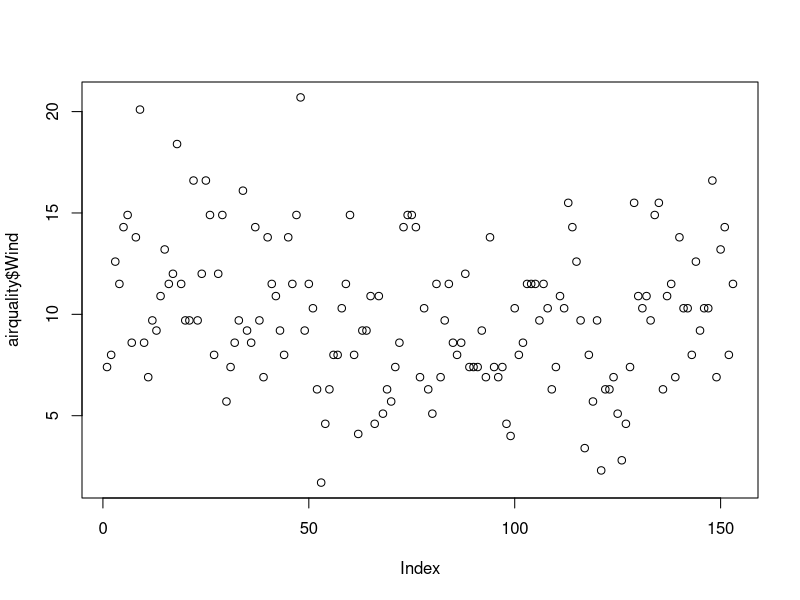
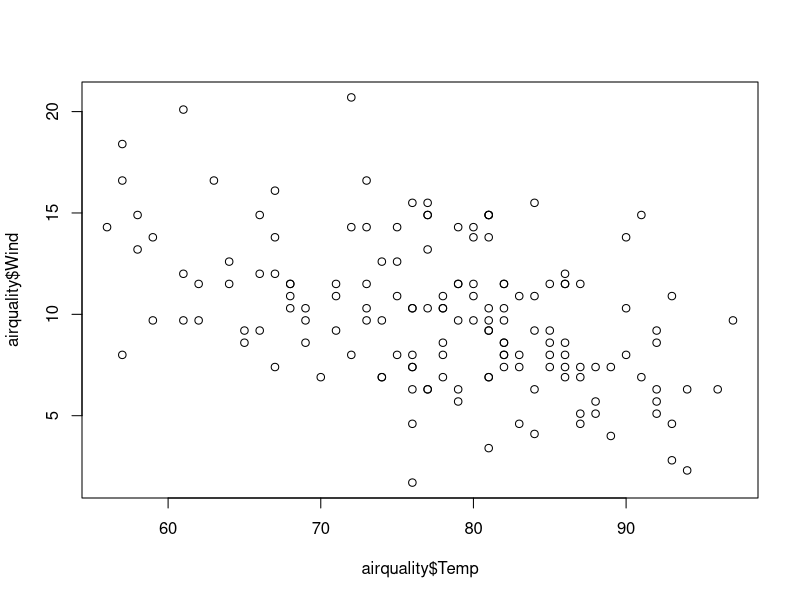
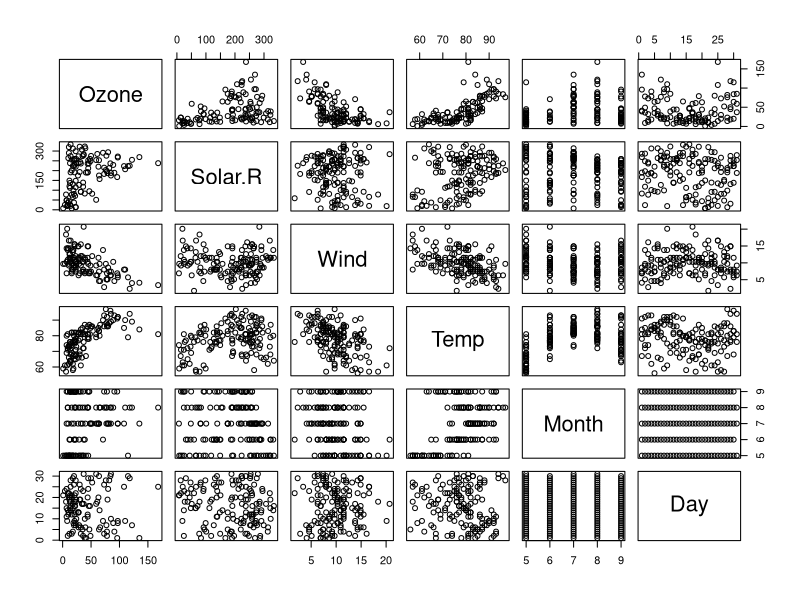
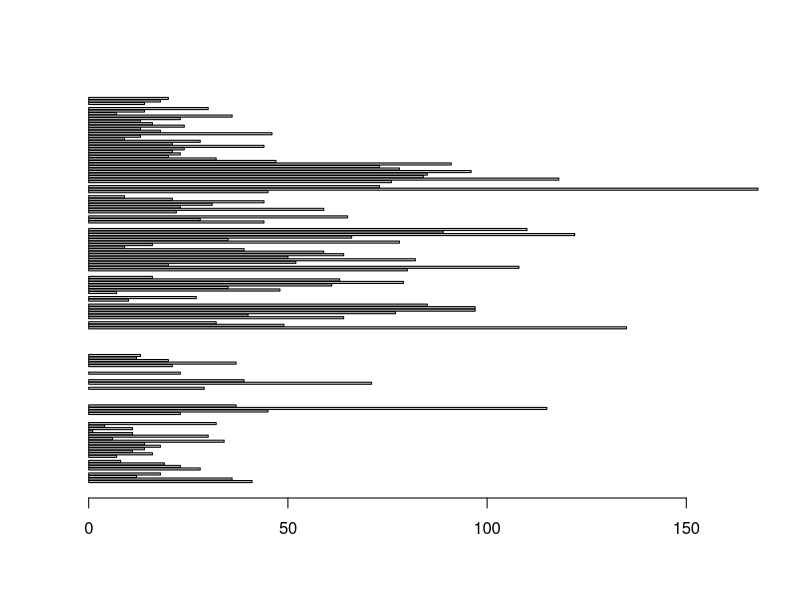
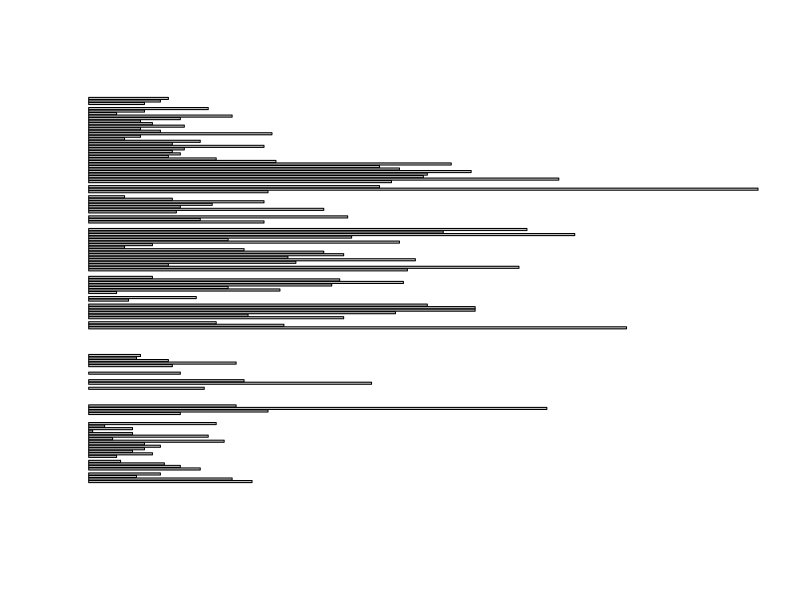
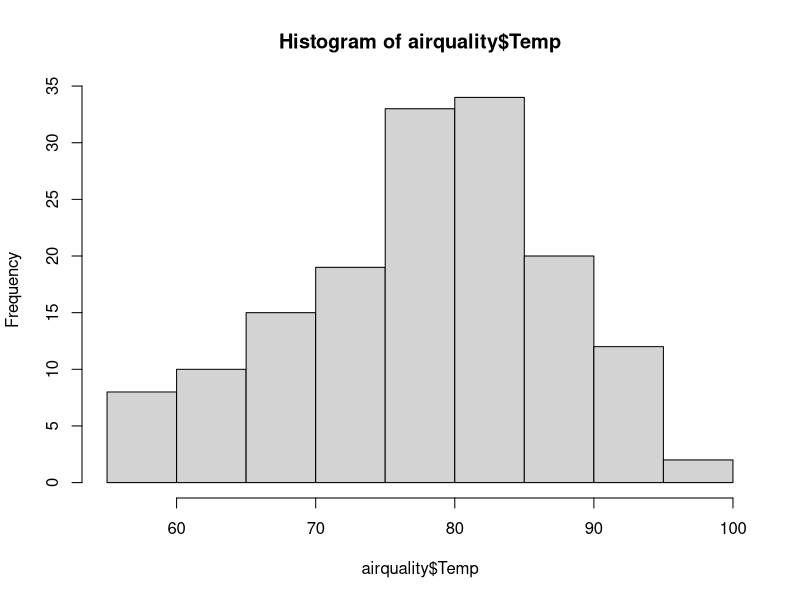
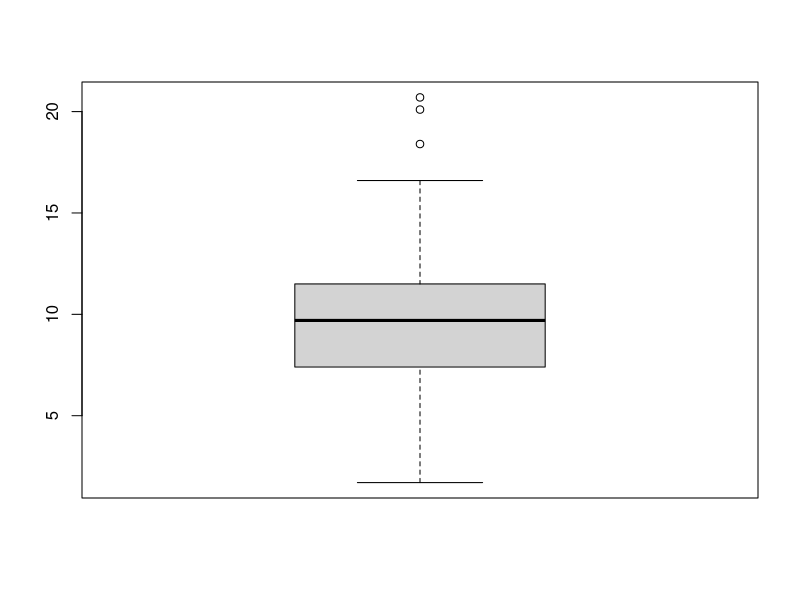
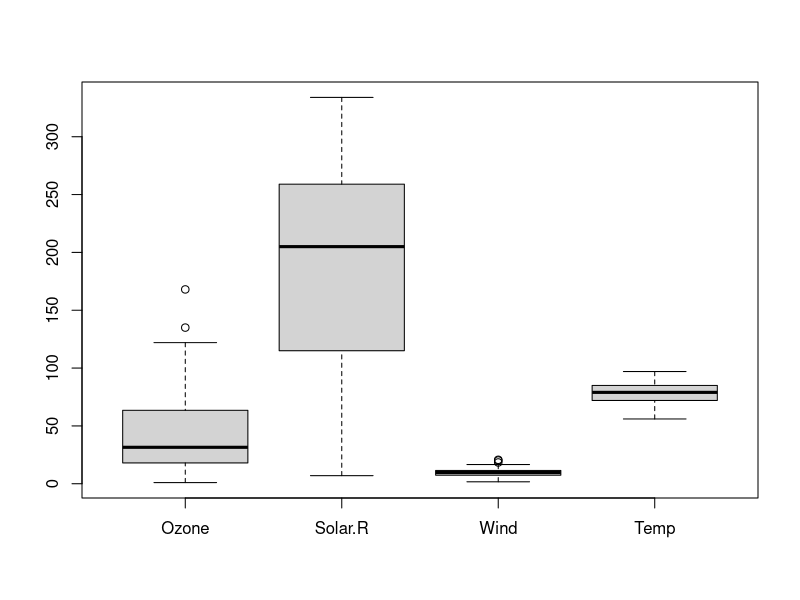

Recreate these plots in R, in order.
airquality<-datasets::airquality
head(airquality,10)
tail(airquality,10)
airquality[,c(1,2)]
head(airquality[,c(1,2)],10)
df<-airquality[,-6]
airquality$Ozone
summary(airquality$ozone)
summary(airquality$Ozone)
summary(airquality)

plot(airquality$Wind)
plot(airquality$Temp, airquality$Wind, type="p")
plot(airquality)
barplot(airquality$Ozone, horiz=T, axes=T)
barplot(airquality$Ozone, horiz=T, axes=F)
hist(airquality$Temp)
boxplot(airquality$Wind)
boxplot.stats(airquality$Wind)$out
boxplot(airquality[,1:4])

par(mfrow=c(2,2),mar=c(2,5,2,1), las=0, bty="o")
plot(airquality$Wind)
plot(airquality$Temp, airquality$Wind, type="p")
barplot(airquality$Ozone, horiz=T, axes=T)
hist(airquality$Temp)

par(mfrow=c(2,2),mar=c(2,5,2,1), las=0, bty="n")
plot(airquality$Wind)
plot(airquality$Temp, airquality$Wind, type="p")
barplot(airquality$Ozone, horiz=T, axes=T)
hist(airquality$Temp)
